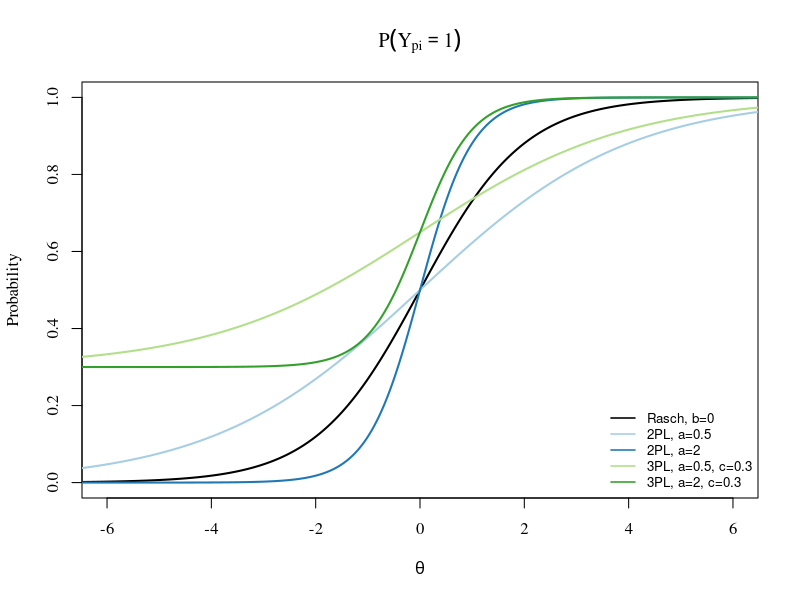
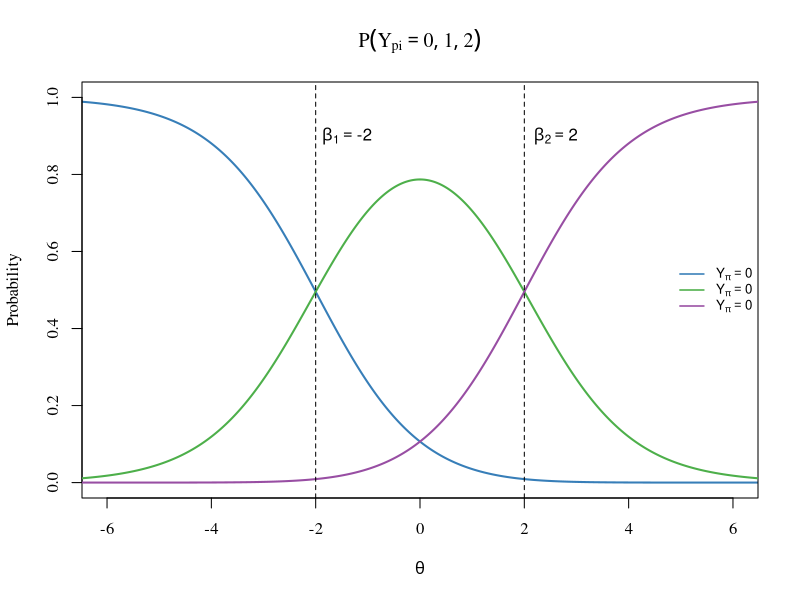

Here is the R script that generated these plots, in order:
## ---- chunk 1
library(RColorBrewer)
theta = seq(-8, 8, by = .01)

brewer.colors = c(1, brewer.pal(4, "Paired"))
line.rasch = 1/(1+exp(-(theta - 0)))
line.2pl.sm = 1/(1+exp(-.5*(theta - 0)))
line.2pl.big = 1/(1+exp(-2*(theta - 0)))
line.3pl.sm = .3 + (1-.3)/(1+exp(-.5*(theta - 0)))
line.3pl.big = .3 + (1-.3)/(1+exp(-2*(theta - 0)))

plot(line.rasch~theta, type = 'l', lwd = 2,col = brewer.colors[1], ylab = "Probability", 
     xlab = expression(theta), xlim = c(-6,6), ylim = c(0,1), main = bquote(P(Y["pi"]==1)), family = 'serif')
points(line.2pl.sm~theta, type = 'l', lwd = 2,col = brewer.colors[2])
points(line.2pl.big~theta, type = 'l', lwd = 2,col = brewer.colors[3])
points(line.3pl.sm~theta, type = 'l', lwd = 2,col = brewer.colors[4])
points(line.3pl.big~theta, type = 'l', lwd = 2,col = brewer.colors[5])
legend("bottomright", legend = 
         c('Rasch, b=0', '2PL, a=0.5', '2PL, a=2', '3PL, a=0.5, c=0.3', '3PL, a=2, c=0.3'),  lty = rep(1,5),
       bty = 'n', lwd = rep(1.5,5), col = brewer.colors, cex = .8)
## ---- chunk 2
brewer.colors = brewer.pal(4, "Set1")[2:4]
theta = seq(-8, 8, by = .01)
beta1=-2
beta2=2
line.cat0 = 1/(1+exp(theta-beta1) + exp(2*theta - beta1 - beta2))
line.cat1 = exp(theta-beta1)/(1+exp(theta-beta1) + exp(2*theta - beta1 - beta2))
line.cat2 = exp(2*theta-beta1-beta2)/(1+exp(theta-beta1) + exp(2*theta - beta1 - beta2))

plot(line.cat0~theta, type = 'l', lwd = 2,col = brewer.colors[1], ylab = "Probability", 
     xlab = expression(theta), xlim = c(-6,6), ylim = c(0,1), main = bquote(P(Y["pi"]==0,1,2)), family = 'serif')
points(line.cat1~theta, type = 'l', lwd = 2,col = brewer.colors[2])
points(line.cat2~theta, type = 'l', lwd = 2,col = brewer.colors[3])
abline(v=c(beta1, beta2), lty = 2)
text(beta1+.6, .9, bquote(beta[1] == .(beta1)))
text(beta2+.6, .9, bquote(beta[2] == .(beta2)))
legend("right", legend = 
         c(bquote(Y[pi]==0), bquote(Y[pi]==0), bquote(Y[pi]==0)),  lty = rep(1,3),
       bty = 'n', lwd = rep(1.5,3), col = brewer.colors, cex = .8)
